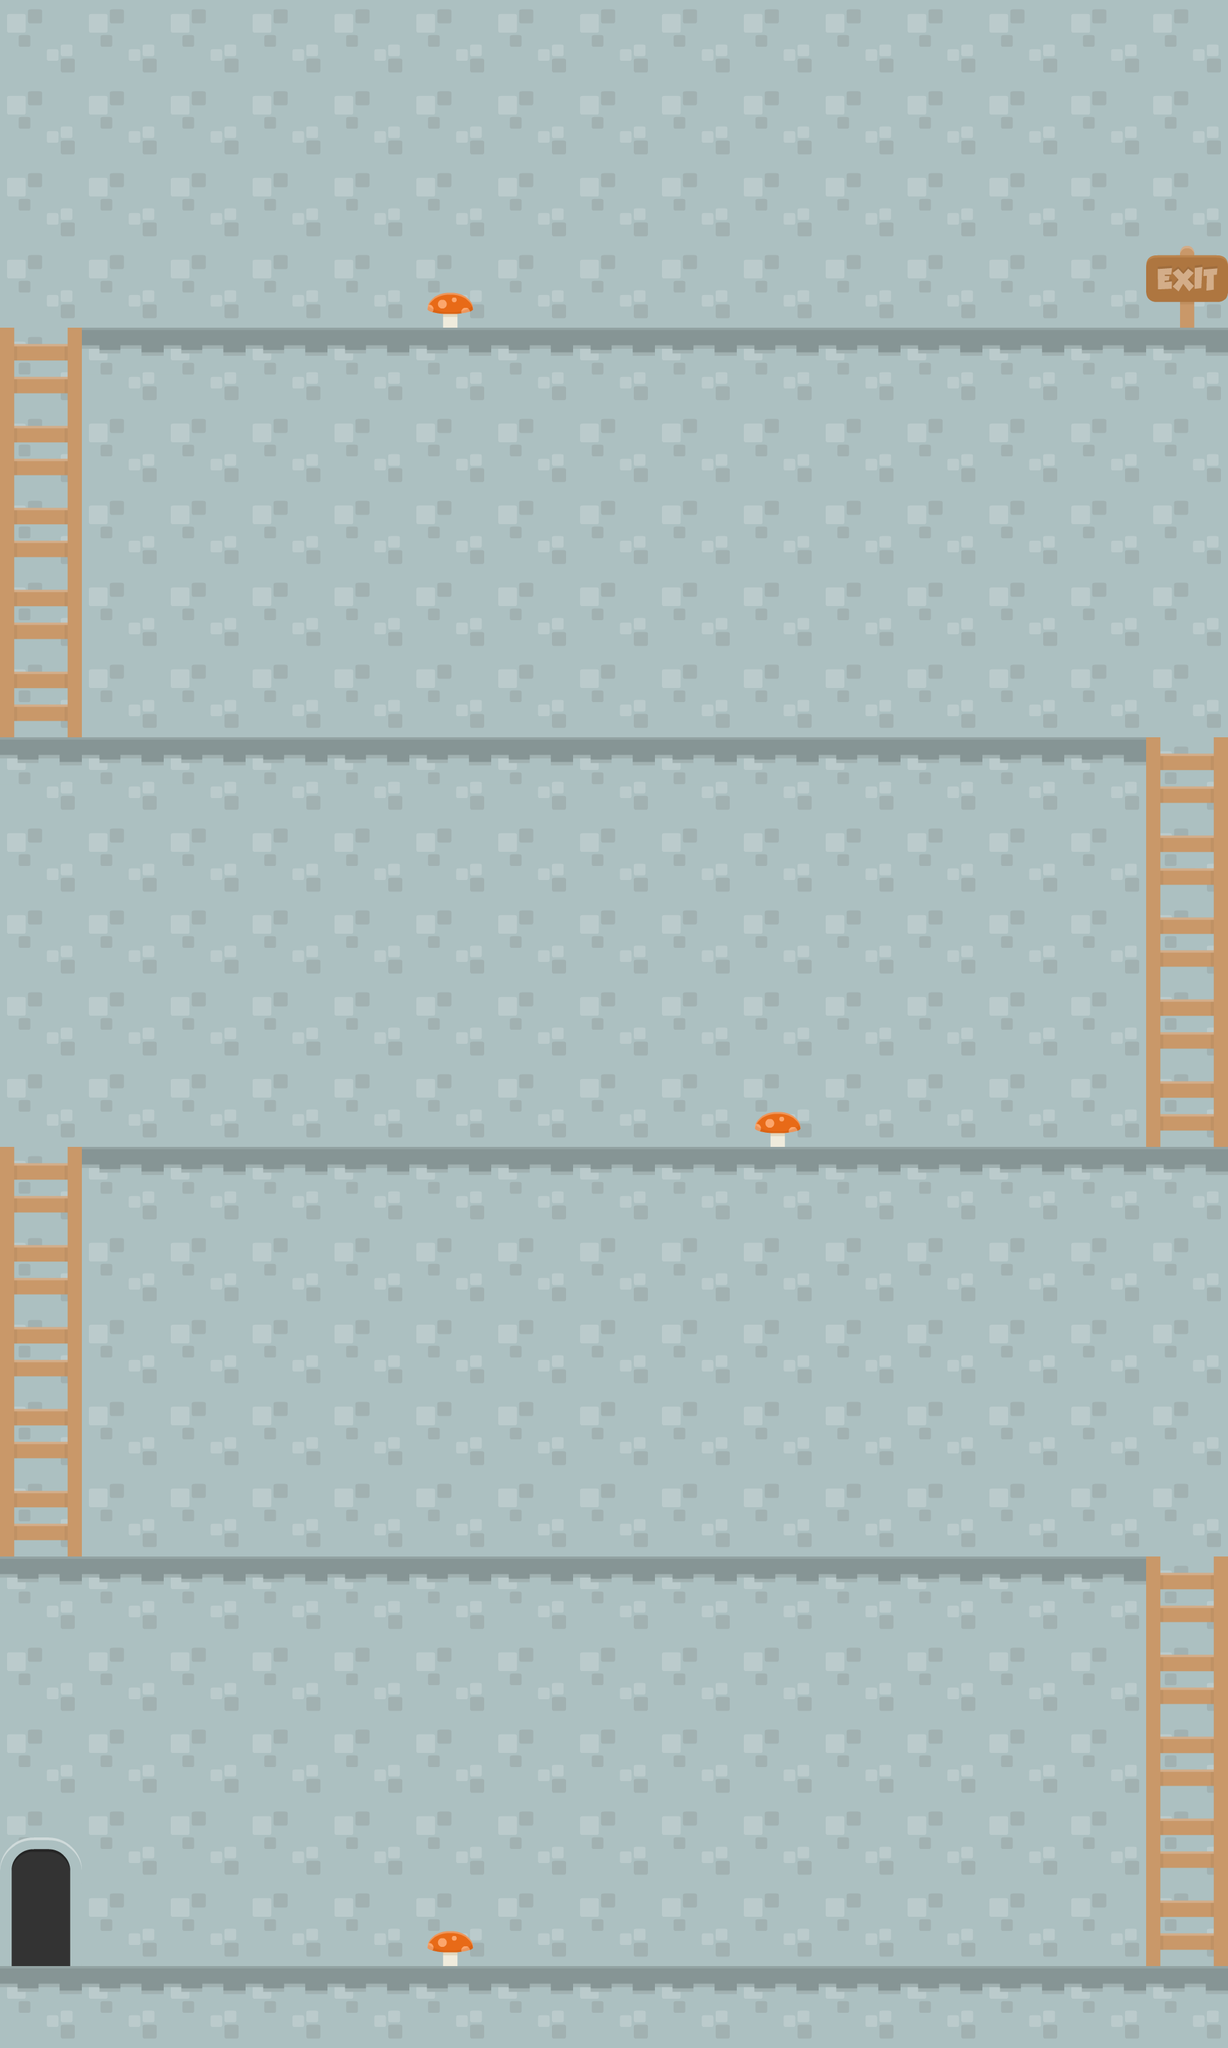

Tiled map render using the project's own tile images. Description and the map definition, with tile-layer contents summarised, below:
An orthogonal 15x25 tile map with 128x128 px tiles, 2 tile layers (background, platforms), 2 tilesets and 30 objects (4x ladder, player).

<map version="1.0" orientation="orthogonal" renderorder="right-down" width="15" height="25" tilewidth="128" tileheight="128" nextobjectid="130">
 <tileset firstgid="1" name="spritesheet_tiles" tilewidth="128" tileheight="128" tilecount="128" columns="8">
  <image source="spritesheet_tiles.png" width="1024" height="2048" />
  <tile id="94">
   <animation>
    <frame tileid="25" duration="100" />
    <frame tileid="33" duration="100" />
   </animation>
  </tile>
 </tileset>
 <tileset firstgid="129" name="spritesheet_ground" tilewidth="128" tileheight="128" tilecount="128" columns="8">
  <image source="spritesheet_ground.png" width="1024" height="2048" />
 </tileset>
 <layer name="background" width="15" height="25">
  <data>[375 cells, 375 non-empty, 1 distinct tile ids]</data>
 </layer>
 <layer name="platforms" width="15" height="25">
  <data>[375 cells, 114 non-empty, 8 distinct tile ids]</data>
 </layer>
 <objectgroup name="collisions" visible="0">
  <object id="1" x="0" y="3072" width="1920" height="128" />
  <object id="2" x="0" y="2432" width="1792" height="64" />
  <object id="3" x="128" y="1792" width="1792" height="64" />
  <object id="4" x="0" y="1152" width="1792" height="64" />
  <object id="5" x="128" y="512" width="1792" height="64" />
  <object id="7" x="1920" y="0" width="32" height="3200" />
  <object id="8" x="-32" y="0" width="32" height="3200" />
  <object id="9" x="-32" y="-32" width="1984" height="32" />
  <object id="49" name="ladder" x="1792" y="2432" width="128" height="640" />
  <object id="50" name="ladder" x="0" y="1792" width="128" height="640" />
  <object id="51" name="ladder" x="1792" y="1152" width="128" height="640" />
  <object id="52" name="ladder" x="0" y="512" width="128" height="640" />
  <object id="53" name="player" x="0" y="2944" width="128" height="128" />
 </objectgroup>
 <objectgroup name="lights" visible="0">
  <object id="11" x="96" y="2432" width="672" height="672">
   <ellipse />
  </object>
  <object id="114" x="640" y="2432" width="672" height="672">
   <ellipse />
  </object>
  <object id="115" x="1152" y="2432" width="672" height="672">
   <ellipse />
  </object>
  <object id="116" x="1408" y="1824" width="672" height="672">
   <ellipse />
  </object>
  <object id="117" x="864" y="1792" width="672" height="672">
   <ellipse />
  </object>
  <object id="118" x="384" y="1792" width="672" height="672">
   <ellipse />
  </object>
  <object id="119" x="-160" y="1792" width="672" height="672">
   <ellipse />
  </object>
  <object id="120" x="96" y="1152" width="672" height="672">
   <ellipse />
  </object>
  <object id="121" x="640" y="1152" width="672" height="672">
   <ellipse />
  </object>
  <object id="122" x="1120" y="1152" width="672" height="672">
   <ellipse />
  </object>
  <object id="123" x="-128" y="512" width="672" height="672">
   <ellipse />
  </object>
  <object id="124" x="384" y="512" width="672" height="672">
   <ellipse />
  </object>
  <object id="125" x="896" y="512" width="672" height="672">
   <ellipse />
  </object>
  <object id="126" x="1376" y="512" width="672" height="672">
   <ellipse />
  </object>
  <object id="127" x="96" y="-128" width="672" height="672">
   <ellipse />
  </object>
  <object id="128" x="640" y="-128" width="672" height="672">
   <ellipse />
  </object>
  <object id="129" x="1120" y="-128" width="672" height="672">
   <ellipse />
  </object>
 </objectgroup>
</map>
